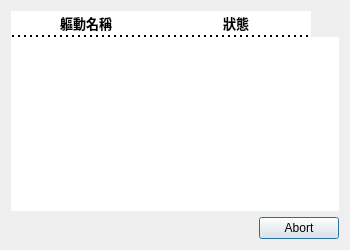
<?xml version="1.0" encoding="UTF-8"?>
<ui version="4.0">
 <class>InstallProgressDialog</class>
 <widget class="QDialog" name="InstallProgressDialog">
  <property name="geometry">
   <rect>
    <x>0</x>
    <y>0</y>
    <width>350</width>
    <height>250</height>
   </rect>
  </property>
  <property name="sizePolicy">
   <sizepolicy hsizetype="Minimum" vsizetype="Minimum">
    <horstretch>0</horstretch>
    <verstretch>0</verstretch>
   </sizepolicy>
  </property>
  <property name="minimumSize">
   <size>
    <width>350</width>
    <height>250</height>
   </size>
  </property>
  <property name="windowTitle">
   <string>安裝狀態</string>
  </property>
  <layout class="QGridLayout" name="gridLayout">
   <item row="0" column="0">
    <widget class="QTableWidget" name="progr_table">
     <property name="sizePolicy">
      <sizepolicy hsizetype="Minimum" vsizetype="Minimum">
       <horstretch>0</horstretch>
       <verstretch>0</verstretch>
      </sizepolicy>
     </property>
     <property name="font">
      <font>
       <pointsize>10</pointsize>
      </font>
     </property>
     <property name="focusPolicy">
      <enum>Qt::NoFocus</enum>
     </property>
     <property name="contextMenuPolicy">
      <enum>Qt::PreventContextMenu</enum>
     </property>
     <property name="styleSheet">
      <string notr="true">QHeaderView::section {
	color: black;
	background-color:  rgb(255, 255, 255);
    border-width: 0px 0px 2px 0px;
    border-style: dotted;
}</string>
     </property>
     <property name="frameShape">
      <enum>QFrame::NoFrame</enum>
     </property>
     <property name="frameShadow">
      <enum>QFrame::Plain</enum>
     </property>
     <property name="lineWidth">
      <number>0</number>
     </property>
     <property name="verticalScrollBarPolicy">
      <enum>Qt::ScrollBarAsNeeded</enum>
     </property>
     <property name="horizontalScrollBarPolicy">
      <enum>Qt::ScrollBarAlwaysOff</enum>
     </property>
     <property name="editTriggers">
      <set>QAbstractItemView::NoEditTriggers</set>
     </property>
     <property name="tabKeyNavigation">
      <bool>false</bool>
     </property>
     <property name="showDropIndicator" stdset="0">
      <bool>false</bool>
     </property>
     <property name="dragDropOverwriteMode">
      <bool>false</bool>
     </property>
     <property name="selectionMode">
      <enum>QAbstractItemView::NoSelection</enum>
     </property>
     <property name="selectionBehavior">
      <enum>QAbstractItemView::SelectRows</enum>
     </property>
     <property name="verticalScrollMode">
      <enum>QAbstractItemView::ScrollPerItem</enum>
     </property>
     <property name="showGrid">
      <bool>false</bool>
     </property>
     <property name="gridStyle">
      <enum>Qt::SolidLine</enum>
     </property>
     <property name="wordWrap">
      <bool>true</bool>
     </property>
     <property name="cornerButtonEnabled">
      <bool>false</bool>
     </property>
     <attribute name="horizontalHeaderVisible">
      <bool>true</bool>
     </attribute>
     <attribute name="horizontalHeaderCascadingSectionResizes">
      <bool>true</bool>
     </attribute>
     <attribute name="horizontalHeaderMinimumSectionSize">
      <number>150</number>
     </attribute>
     <attribute name="horizontalHeaderDefaultSectionSize">
      <number>150</number>
     </attribute>
     <attribute name="horizontalHeaderHighlightSections">
      <bool>true</bool>
     </attribute>
     <attribute name="horizontalHeaderShowSortIndicator" stdset="0">
      <bool>false</bool>
     </attribute>
     <attribute name="horizontalHeaderStretchLastSection">
      <bool>false</bool>
     </attribute>
     <attribute name="verticalHeaderVisible">
      <bool>false</bool>
     </attribute>
     <attribute name="verticalHeaderCascadingSectionResizes">
      <bool>false</bool>
     </attribute>
     <attribute name="verticalHeaderHighlightSections">
      <bool>false</bool>
     </attribute>
     <column>
      <property name="text">
       <string>軀動名稱</string>
      </property>
      <property name="font">
       <font>
        <pointsize>10</pointsize>
        <weight>75</weight>
        <bold>true</bold>
       </font>
      </property>
     </column>
     <column>
      <property name="text">
       <string>狀態</string>
      </property>
      <property name="font">
       <font>
        <pointsize>10</pointsize>
        <weight>75</weight>
        <bold>true</bold>
       </font>
      </property>
     </column>
    </widget>
   </item>
   <item row="1" column="0">
    <widget class="QDialogButtonBox" name="button_box">
     <property name="standardButtons">
      <set>QDialogButtonBox::Abort</set>
     </property>
     <property name="centerButtons">
      <bool>false</bool>
     </property>
    </widget>
   </item>
  </layout>
 </widget>
 <resources/>
 <connections/>
</ui>
